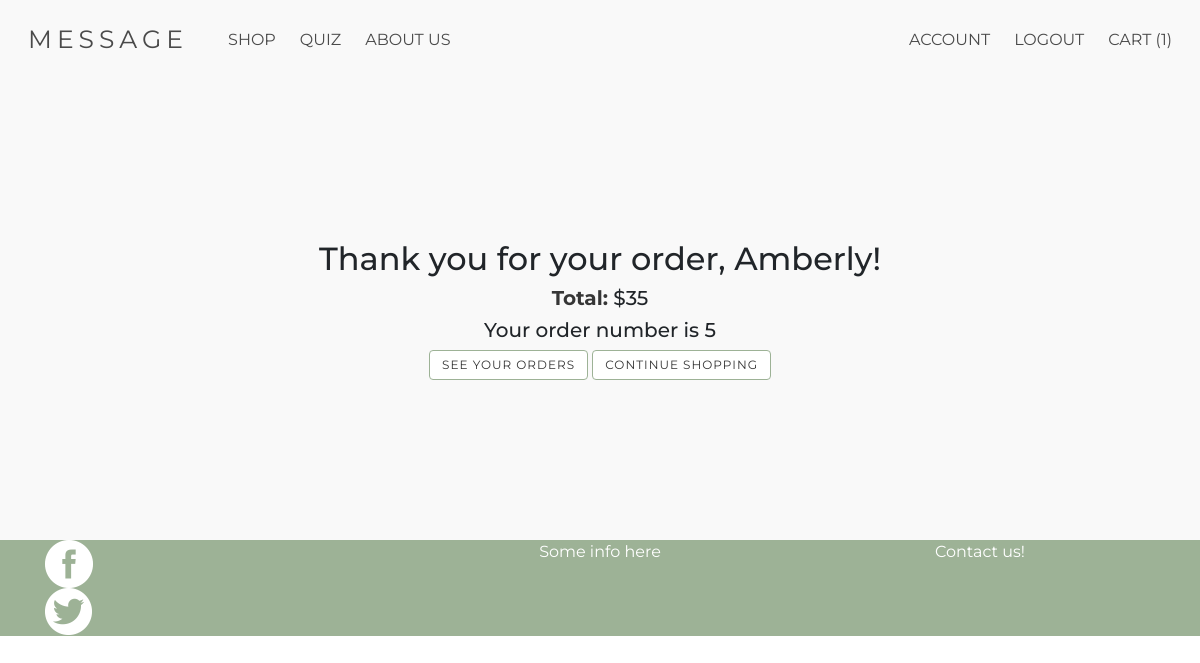
Page /thank_you/5 (signed in) on the committed database.
### models.py (models this page shows, shortened)
class User(UserMixin, Model):
    fname = CharField()
    lname = CharField()
    email = CharField(unique=True)
    password = CharField(max_length=100)
    street_address = CharField(default="")
    city = CharField(default="")
    state = CharField(default="")
    postal_code = CharField(default="")
    join_date = DateTimeField(default=datetime.datetime.now())
    class Meta:
        database = DATABASE

class Order(Model):
    user = ForeignKeyField(model=User, backref='order')
    order_date = DateTimeField(default=datetime.datetime.now())
    total_cost = IntegerField(default=0)
    date_created = DateTimeField(default=datetime.datetime.now())
    recipient_fname = CharField(default="")
    recipient_lname = CharField(default="")
    recipient_street_address = CharField(default="")
    recipient_city = CharField(default="")
    recipient_state = CharField(default="")
    recipient_postal_code = CharField(default="")
    purchased = BooleanField(default=False)
    class Meta:
        database = DATABASE

### app.py (the view)
@app.route('/thank_you/<orderid>', methods=["GET", "PUT"])
@login_required
def thank_you(orderid):
    if current_user.is_authenticated:
        user=current_user
        cartq = cart_quantity(user)
    else:
        cartq=0
    user = current_user
    order = models.Order.get(models.Order.id == orderid)
    cart = models.OrderDetails.select().where(models.OrderDetails.order_id == orderid)
    return render_template("thankyou.html", user=user, order=order, cart=cart, cartq=cartq)

### app.py (called while the page is built)
def cart_quantity(user):
    order= models.Order.select().where(models.Order.user_id ==user.id, models.Order.purchased == False).get()
    cartq = 0
    cart = models.OrderDetails.select().where(models.OrderDetails.order_id == order)
    for item in cart:
        cartq += item.quantity
    return cartq

@login_manager.user_loader
def load_user(userid):
    try:
        return models.User.get(models.User.id == userid)
    except models.DoesNotExist:
        return None

@app.before_request
def before_request():
    g.db = models.DATABASE
    g.db.connect()
    g.user = current_user

@app.after_request
def after_request(response):
    g.db.close()
    return response

### templates/thankyou.html (shortened to what this page needs)
{% extends "layout.html" %}
{% block content %}
<div class="thank-you container">
    <div class="row">
        <div class="col">
            <h2>Thank you for your order, {{user.fname}}!</h2>
            <h5><strong>Total:</strong> ${{order.total_cost}}</h5>
            <h5>Your order number is {{order.id}}</h5>
        </div>
    </div>
    <a href="/profile/orders" class="button">See your orders</a>
    <a href="/shop" class="button">Continue Shopping</a>
</div>
{% endblock %}

### static/main.css (style rules this page uses)
html { scroll-behavior: smooth; }
body { font-family: 'Montserrat', sans-serif; background-color: #f9f9f9; }
.button, input[type=submit] { text-transform: uppercase; font-size: 12px; letter-spacing: 1px; border-color: rgb(157, 178, 150) }
a { color:black }

### templates/thankyou.html (style rules this page uses)
.thank-you { padding-top: 10em; padding-bottom: 10em; text-align: center; }

### rows in the picture
User: fname "Amberly"
Order: total_cost "35", id "5"

### other values in the picture
{{ cartq }} "1"
